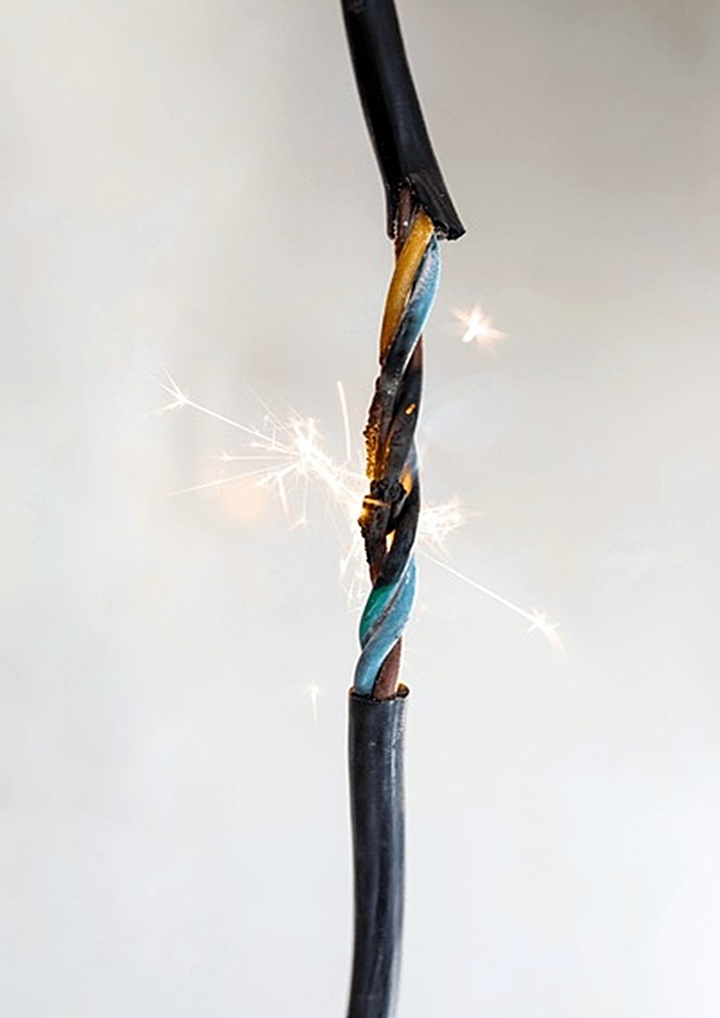
%> input picture images/a1.jpg, 720 x 1018 px
$ octave main_code.m   (GNU Octave 9; MATLAB toolbox functions it lacks are replaced by stand-ins)
%> lines starting %> are read from the running program, lines starting %| are printed output that depends on the picture; in (x1, y1, x2, y2) boxes, pixels count from 0 and x2, y2 are one past the last pixel; in counts of white or black regions, pixels touching at a corner belong together; the program's own positions count from 1
clc; clear; close all; warning('off', 'all');

fprintf('╔══════════════════════════════════════════╗\n');
fprintf('║   KABLO ANALİZ SİSTEMİ                                                                        \n');
fprintf('║   YOLOv11 + L*a*b* + GLCM Doku Analizi                                                \n');
fprintf('╚══════════════════════════════════════════╝\n\n');

%% ─── 1. GÖRÜNTÜ SEÇİMİ ────────────────────────────────────────────────────
[dosya, yol] = uigetfile( ...
    {'*.jpg;*.jpeg;*.png;*.bmp;*.tif;*.tiff', 'Görüntü Dosyaları'}, ...
    'Analiz Edilecek Kablo Görüntüsünü Seçin');
%> the answer given: images/a1.jpg
if isequal(dosya, 0)
    error('Dosya seçilmedi. Program sonlandırılıyor.');
end
orijinal = imread(fullfile(yol, dosya));
%> orijinal is the input picture: size 1018x720x3 uint8; mean R, G, B 212.5, 211.2, 209.2
[H, W, ~] = size(orijinal);
px_mm = 0.0572;
fprintf('[✓] Görüntü : %s  (%d × %d px)\n', dosya, W, H);
%| [✓] Görüntü : a1.jpg  (720 × 1018 px)

%% ─── 2. ÖN İŞLEME ─────────────────────────────────────────────────────────
if size(orijinal, 3) == 3
    gri = rgb2gray(orijinal);
else
    gri = orijinal;
end
gri = uint8(gri);
gri_eq = adapthisteq(gri, 'ClipLimit', 0.02, 'NumTiles', [8 8]);
sigma = max(0.8, min(H,W) * 0.004);
g_filtre = imgaussfilt(double(gri_eq), sigma);
fprintf('[✓] Ön işleme: CLAHE + Gaussian (σ=%.2f)\n', sigma);
%| [✓] Ön işleme: CLAHE + Gaussian (σ=2.88)

%% ─── 3. KABLO SEGMENTASYONU (ZORLU ZEMİN VE AHŞAP DOKU KORUMASI) ──────────────────
if size(orijinal, 3) == 3
    lab_img = rgb2lab(orijinal);
%> lab_img: size 1018x720x3 double; mean of channels 1, 2, 3 84.2, 0.2, 1.2
    L_ch = imgaussfilt(lab_img(:,:,1), sigma * 3);
    A_ch = lab_img(:,:,2); B_ch = lab_img(:,:,3);
%> after `B_ch = lab_img(:,:,3)`:
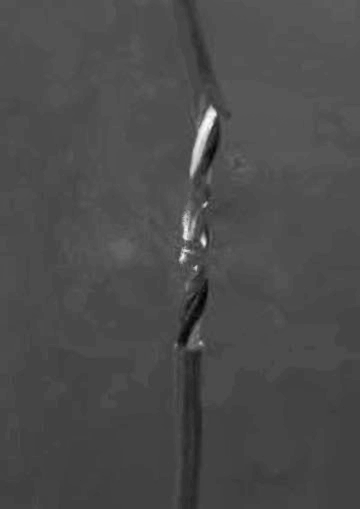
%> B_ch: size 1018x720 double (shown at 1/2 size); min -25.54, max 64.02, mean 1.2; drawn with min black and max white
    ust_kenar = L_ch(1:10, :); alt_kenar = L_ch(end-9:end, :);
    sol_kenar = L_ch(11:end-10, 1:10); sag_kenar = L_ch(11:end-10, end-9:end);
    tum_kenarlar = [ust_kenar(:); alt_kenar(:); sol_kenar(:); sag_kenar(:)];
    bg_renk = median(tum_kenarlar, 'omitnan');
%> bg_renk = 89.38
    T_otsu = graythresh(L_ch/100) * 100;
%> T_otsu = 60
    bw_A = (L_ch < T_otsu);
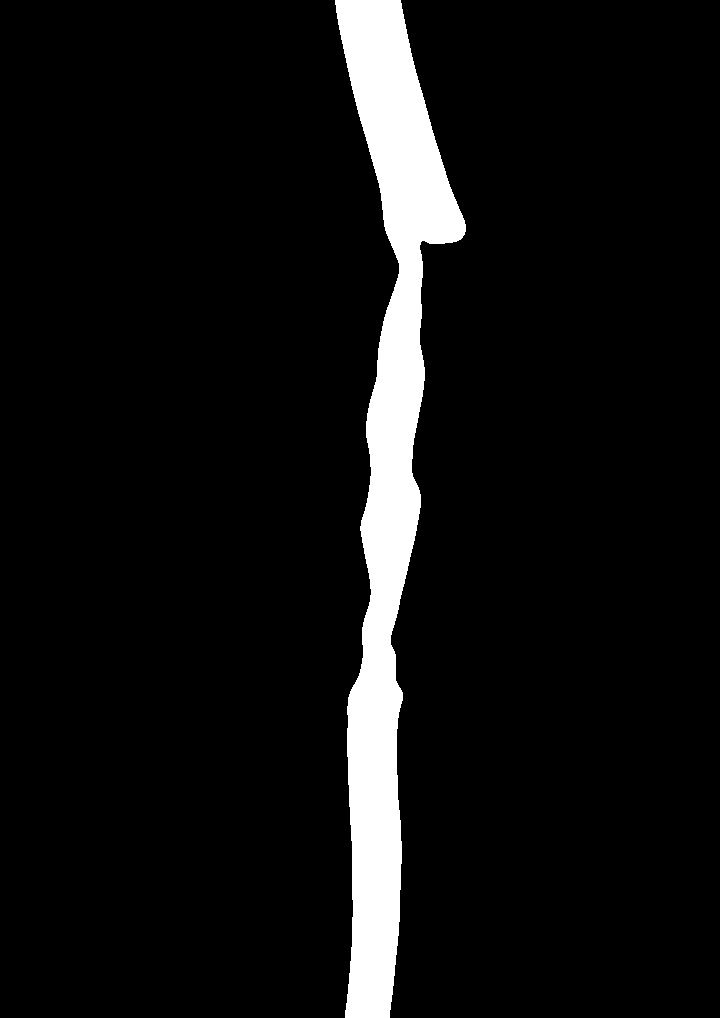
%> bw_A: size 1018x720 logical; 7% white; 1 white region, box (x1, y1, x2, y2) and area: (335, 0, 466, 1018) 51283
    if bg_renk < T_otsu - 5
        bw_A = (L_ch > T_otsu);
    end
    renk_mag = sqrt(A_ch.^2 + B_ch.^2);
    bw_renk = renk_mag > 15;
%> bw_renk: size 1018x720 logical; 1.4% white; 19 white regions (6 under 20 px), largest, box (x1, y1, x2, y2) and area: (379, 209, 434, 366) 3194, (358, 560, 416, 691) 1863, (364, 401, 395, 488) 1631
    bw_A = bw_A | bw_renk;
%> bw_A: size 1018x720 logical; 7.3% white; 1 white region, box (x1, y1, x2, y2) and area: (335, 0, 466, 1018) 53354
else
    ust_kenar = g_filtre(1:10, :); alt_kenar = g_filtre(end-9:end, :);
    sol_kenar = g_filtre(11:end-10, 1:10); sag_kenar = g_filtre(11:end-10, end-9:end);
    tum_kenarlar = double([ust_kenar(:); alt_kenar(:); sol_kenar(:); sag_kenar(:)]);
    bg_renk = median(tum_kenarlar, 'omitnan');
    T_otsu = graythresh(uint8(g_filtre));
    bw_A = imbinarize(uint8(g_filtre), T_otsu);
    if bg_renk > (T_otsu * 255) - 10
        bw_A = ~bw_A;
    end
end
doku_bastirilmis = medfilt2(gri_eq, [13 13]);
etkili_kenar  = edge(doku_bastirilmis, 'canny', [0.08 0.20]);
%> etkili_kenar: size 1018x720 logical; 0.44% white in thin lines or dots
etkili_kenar  = bwareaopen(etkili_kenar, 300); % Ufak parazitleri yoksay
%> etkili_kenar: size 1018x720 logical; 0.21% white in thin lines or dots, all inside (x1, y1, x2, y2) = (342, 1, 464, 1017)
bw_C   = imfill(etkili_kenar, 'holes');
bw_raw = bw_A | bw_C;
%> bw_raw: size 1018x720 logical; 7.3% white; 1 white region, box (x1, y1, x2, y2) and area: (335, 0, 466, 1018) 53630
r_tras = max(3, round(min(H,W) * 0.005));
bw_raw = imopen(bw_raw, strel('disk', r_tras));
%> bw_raw: size 1018x720 logical; 7.3% white; 1 white region, box (x1, y1, x2, y2) and area: (335, 0, 466, 1018) 53370
r_kapat = max(5, round(min(H,W) * 0.015));
r_ac    = max(2, round(r_kapat / 4));
bw_kal  = imclose(bw_raw, strel('disk', r_kapat));
%> bw_kal: size 1018x720 logical; 7.3% white; 1 white region, box (x1, y1, x2, y2) and area: (335, 0, 466, 1018) 53650
bw_kal  = imopen (bw_kal, strel('disk', r_ac));
bw_fill   = imfill(bw_kal, 'holes');
holes_all = bw_fill & ~bw_kal;
%> holes_all: size 1018x720 logical; every value is 0
cc_holes  = bwconncomp(holes_all);
%> cc_holes = 0 connected components
p_holes   = regionprops(cc_holes, 'Area');
%> p_holes = 0 regions
max_delik = sum(bw_kal(:)) * 0.02;
%> max_delik = 1073
bw_kal2 = bw_kal;
for hi = 1:cc_holes.NumObjects
    if p_holes(hi).Area < max_delik
        bw_kal2(cc_holes.PixelIdxList{hi}) = true;
    end
end
%> this loop made 0 passes
cc = bwconncomp(bw_kal2);
%> cc = 1 connected component
if cc.NumObjects == 0
    error('Kablo tespit edilemedi. Farklı bir görüntü deneyin.');
end
props_seg = regionprops(cc, 'Area','Orientation');
%> props_seg = 1 region; Area and Orientation: 53650 88.34
maske = false(H, W);
alan_esigi = round((H * W) * 0.002);
tutulan_nesne_sayisi = 0;
for i = 1:cc.NumObjects
    if props_seg(i).Area > alan_esigi
        maske(cc.PixelIdxList{i}) = true;
        tutulan_nesne_sayisi = tutulan_nesne_sayisi + 1;
    end
end
%> this loop made 1 pass
%> tutulan_nesne_sayisi on pass 1: 1
[~, idx_max] = max([props_seg.Area]);
%> idx_max = 1
if ~isempty(idx_max)
    aci = props_seg(idx_max).Orientation;
%> aci = 88.34
else
    aci = 0;
end
fprintf('[✓] Segmentasyon L*a*b* Desteği İle Tamamlandı | Açı: %.1f°\n\n', aci);
%| [✓] Segmentasyon L*a*b* Desteği İle Tamamlandı | Açı: 88.3°

%% ─── 4. YAPAY ZEKA TEŞHİSİ (ÇAP ÖLÇÜMÜNDEN ÖNCEYE ALINDI) ─────────────────
fprintf('╔─ YAPAY ZEKA TEŞHİSİ (YOLOv11) ─────────╗\n');
fprintf('║ Python köprüsü tetikleniyor...                                           \n');
resim_tam_yol = fullfile(yol, dosya);
python_yolu = '"C:\Users\Suat\AppData\Local\Python\pythoncore-3.14-64\python.exe"';
komut = sprintf('%s yolo_kopru.py "%s"', python_yolu, resim_tam_yol);
[status, cmdout] = system(komut);
disp(strtrim(cmdout));
yolo_sinif = 'Bilinmiyor';
yolo_guven = 0;
num_yolo_boxes = 0;
yolo_bboxes = [];
if isfile('yolo_sonuc.txt')
    fid = fopen('yolo_sonuc.txt', 'r');
    sonuc_str = fgetl(fid);
    fclose(fid);
    if ischar(sonuc_str)
        parcalar = strsplit(sonuc_str, ',');
        if length(parcalar) >= 3
            yolo_sinif = parcalar{1};
            yolo_guven = str2double(parcalar{2});
            num_yolo_boxes = str2double(parcalar{3});
            if num_yolo_boxes > 0 && length(parcalar) >= (3 + num_yolo_boxes * 4)
                yolo_bboxes = zeros(num_yolo_boxes, 4);
                idx_p = 4;
                for b = 1:num_yolo_boxes
                    x1 = str2double(parcalar{idx_p});
                    y1 = str2double(parcalar{idx_p+1});
                    x2 = str2double(parcalar{idx_p+2});
                    y2 = str2double(parcalar{idx_p+3});
                    yolo_bboxes(b, :) = [x1, y1, (x2-x1), (y2-y1)];
                    idx_p = idx_p + 4;
                end
            end
        end
    end
end
fprintf('║ Teşhis : %-20s                                                                                         \n', yolo_sinif);
fprintf('║ Güven  : %%%-6.2f                                                                                 \n', yolo_guven);
fprintf('╚─────────────────────────────────────────╝\n\n');
esik_degeri = 40.0;
if strcmp(yolo_sinif, 'SAĞLAM') || yolo_guven < esik_degeri
    yolo_risk_str = 'SAĞLAM (YOLO)';
    yolo_risk_renk = [0.1 0.85 0.2];
    yolo_sinif = 'SAĞLAM';
else
    yolo_risk_str = sprintf('HASARLI (%s)', strrep(upper(yolo_sinif), '_', ' '));
    yolo_risk_renk = [1.0 0.15 0.15];
end

%% ─── 5. ÇAP ÖLÇÜMÜ (İSKELET BUDAMA VE YOLO KILAVUZLU) ────────────────────
dt_maske = bwdist(~maske);
iskelet = bwmorph(maske, 'skel', Inf);
%> iskelet: size 1018x720 logical; 0.21% white in thin lines or dots, all inside (x1, y1, x2, y2) = (335, 0, 463, 1018)
iskelet = bwmorph(iskelet, 'spur', 15);
%> iskelet: size 1018x720 logical; 0.21% white in thin lines or dots, all inside (x1, y1, x2, y2) = (337, 2, 461, 1014)
[isk_r, isk_c] = find(iskelet);
%> isk_r = 1522 values from 3 to 1014; isk_c = 1522 values from 338 to 461
gecerli_maske = true(size(isk_r));
%> gecerli_maske = 1522 logical values, 1522 true
if ~strcmp(yolo_sinif, 'SAĞLAM') && num_yolo_boxes > 0
    for b = 1:num_yolo_boxes
        bx = yolo_bboxes(b, 1);
        by = yolo_bboxes(b, 2);
        bw = yolo_bboxes(b, 3); bh = yolo_bboxes(b, 4);
        tampon = 10;
        in_box = (isk_c >= bx-tampon) & (isk_c <= bx+bw+tampon) & ...
                 (isk_r >= by-tampon) & (isk_r <= by+bh+tampon);
        gecerli_maske(in_box) = false;
    end
end
yaricaplar = dt_maske(iskelet);
%> yaricaplar = 1522 values, max 36.77 at index 1447, min 2.83 at index 1491, mean 23.26
gecerli_yari = yaricaplar(gecerli_maske);
%> gecerli_yari has the same summary as yaricaplar
gecerli_yari = gecerli_yari(gecerli_yari > 0);
if numel(gecerli_yari) >= 5
    q1 = quantile(gecerli_yari, 0.25);
%> q1 = 19.92
    q3 = quantile(gecerli_yari, 0.75);
%> q3 = 26
    iqr_v = q3 - q1;
%> iqr_v = 6.08
    temiz_yari = gecerli_yari(gecerli_yari >= (q1-1.5*iqr_v) & gecerli_yari <= (q3+1.5*iqr_v));
%> temiz_yari = 1430 values, max 35.06 at index 1369, min 11 at index 11, mean 24.13
    cap_px = 2 * mean(temiz_yari, 'omitnan');
%> cap_px = 48.26
else
    cap_px = 2 * median(gecerli_yari, 'omitnan');
end
cap_mm = cap_px * px_mm;
%> cap_mm = 2.76
fprintf('╔─ ÇAP ANALİZİ (Akıllı İskelet Yöntemi) ─╗\n');
fprintf('║ Kablo Çapı       : %6.2f piksel                                                                  \n', cap_px);
%| ║ Kablo Çapı       :  48.26 piksel
fprintf('║ Kablo Çapı       : %6.2f mm                                                                     \n', cap_mm);
%| ║ Kablo Çapı       :   2.76 mm
fprintf('╚─────────────────────────────────────────╝\n\n');

%% ─── 6. MATEMATİKSEL HASAR KONUMU TESPİTİ (GLCM DOKU ANALİZİ İLE) ────────
kenar_trasla = double(max(1, round(cap_px * 0.15)));
%> kenar_trasla = 7
maske_ic = imerode(maske, strel('disk', kenar_trasla));
%> maske_ic: size 1018x720 logical; 5.5% white; 1 white region, box (x1, y1, x2, y2) and area: (341, 0, 460, 1018) 40459
if sum(maske_ic(:)) < 10, maske_ic = maske; end
px_kablo = double(gri(maske_ic));
mu_k  = mean(px_kablo, 'omitnan');
%> mu_k = 52.3
sg_k  = std(px_kablo, 'omitnan');
%> sg_k = 42.56
p90_k = quantile(px_kablo, 0.90);
%> p90_k = 116
if isnan(p90_k), p90_k = 200; end
esik_b = max(220, p90_k + 2.0 * sg_k);
%> esik_b = 220
hasar_b = (double(gri) > esik_b) & maske_ic;
%> hasar_b: size 1018x720 logical; 0.02% white in thin lines or dots, all inside (x1, y1, x2, y2) = (369, 222, 433, 703)
win_s = max(5, round(cap_px * 0.15));
%> win_s = 7
if mod(win_s,2)==0, win_s = win_s+1; end
glcm_entropy = entropyfilt(uint8(gri), ones(win_s));
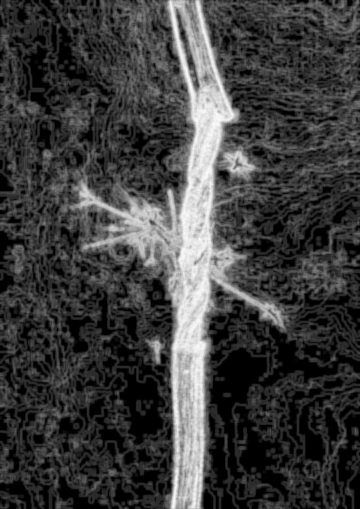
%> glcm_entropy: size 1018x720 double (shown at 1/2 size); min 0, max 5.61, mean 1.38; drawn with min black and max white
entropy_kablo = glcm_entropy(maske_ic);
esik_entropy = quantile(entropy_kablo, 0.98);
%> esik_entropy = 5.37
if isnan(esik_entropy), esik_entropy = 10; end
hasar_doku = (glcm_entropy > esik_entropy * 1.5) & maske_ic;
hasar_c = false(H, W);
if size(orijinal,3) == 3
    hsv_img = rgb2hsv(orijinal);
%> hsv_img: size 1018x720x3 double; mean H, S, V 0.28, 0.0504, 0.843
    H_ch = hsv_img(:,:,1); S_ch = hsv_img(:,:,2); V_ch = hsv_img(:,:,3);
%> after `H_ch = hsv_img(:,:,1)`:
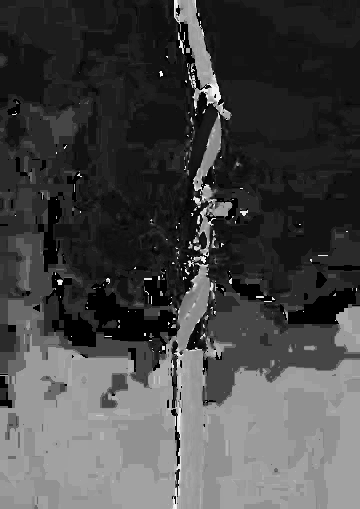
%> H_ch: size 1018x720 double (shown at 1/2 size); min 0, max 0.997, mean 0.28
    hasar_sicak = ((H_ch < 0.12 | H_ch > 0.85) & S_ch > 0.25 & V_ch > 0.08) & maske_ic;
%> hasar_sicak: size 1018x720 logical; 0.98% white; 69 white regions (61 under 20 px), largest, box (x1, y1, x2, y2) and area: (383, 182, 437, 377) 3126, (370, 384, 415, 491) 1794, (369, 527, 401, 586) 630
    hasar_koyu = (double(gri) < (mu_k - 3.0 * sg_k)) & maske_ic;
    hasar_c = hasar_sicak | hasar_koyu;
end
oy = double(hasar_b) + double(hasar_doku) + double(hasar_c);
hasar_raw = (oy >= 2) | hasar_c;
ortalama_yaricap = cap_px / 2;
%> ortalama_yaricap = 24.13
hata_toleransi = ortalama_yaricap * 0.45;
%> hata_toleransi = 10.86
hatali_iskelet = iskelet & (abs(dt_maske - ortalama_yaricap) > hata_toleransi);
geo_yaricap = double(max(1, round(ortalama_yaricap)));
%> geo_yaricap = 24
hasar_geometrik = imdilate(hatali_iskelet, strel('disk', geo_yaricap));
%> hasar_geometrik: size 1018x720 logical; 3.7% white; 8 white regions, largest, box (x1, y1, x2, y2) and area: (343, 416, 436, 545) 7369, (339, 606, 426, 716) 5872, (393, 177, 484, 251) 4192
hasar_geometrik = hasar_geometrik & maske;
%> hasar_geometrik: size 1018x720 logical; 2.5% white; 8 white regions, largest, box (x1, y1, x2, y2) and area: (358, 416, 421, 545) 5090, (359, 606, 406, 716) 3543, (393, 177, 466, 244) 3263
hasar_raw = hasar_raw | hasar_geometrik;
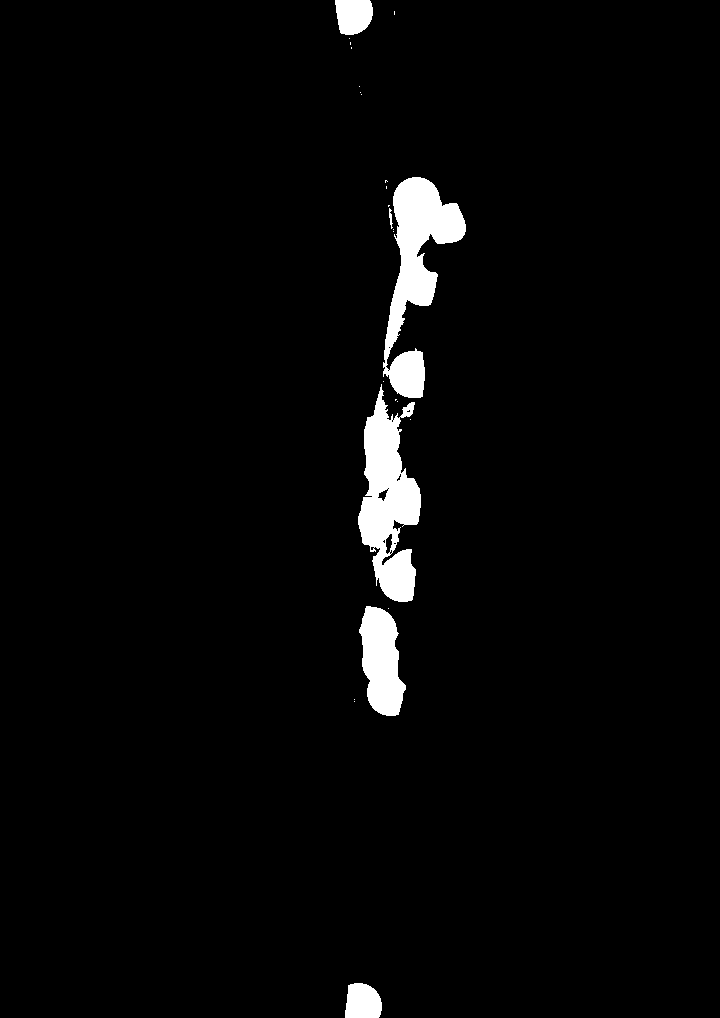
%> hasar_raw: size 1018x720 logical; 2.9% white; 25 white regions (19 under 20 px), largest, box (x1, y1, x2, y2) and area: (383, 177, 466, 398) 7658, (358, 384, 421, 602) 7595, (359, 606, 406, 716) 3543, (335, 0, 373, 35) 1113, (345, 983, 382, 1018) 1101, (389, 208, 393, 229) 43
kenar_marji = max(15, round(cap_px * 1.5));
%> kenar_marji = 72
sinir_maskesi = false(H, W);
y_bas = min(H, kenar_marji); y_bit = max(1, H-kenar_marji);
%> after `y_bas = min(H, kenar_marji)`: y_bas = 72
%> (the rest of the program and of its run is left out)
